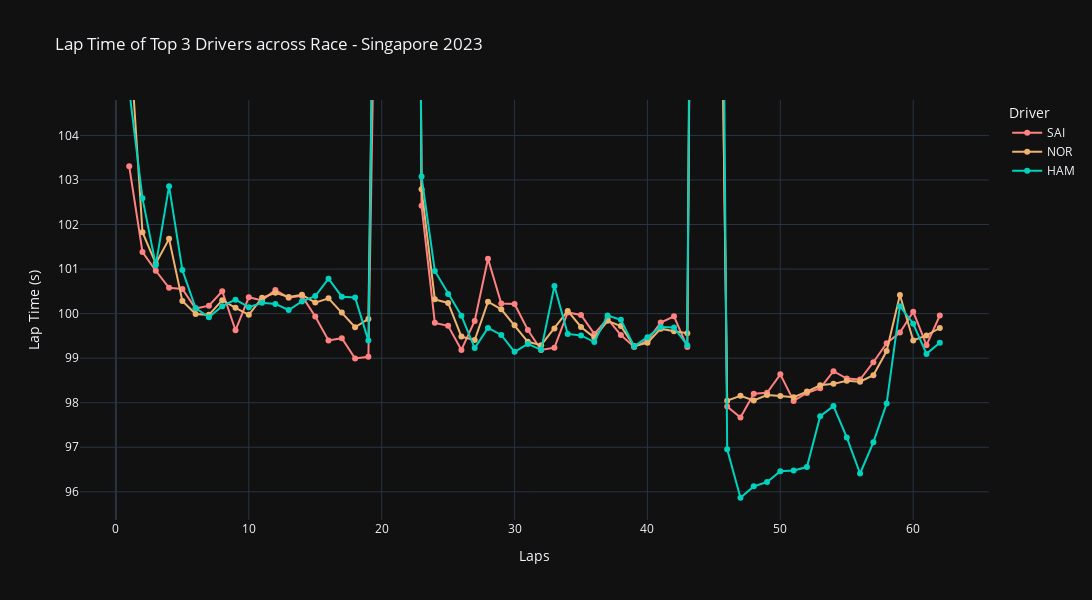

Notebook source saved alongside this figure:
### Code cell
color_discrete_map = {driver: color for driver, color in driver_color.items() if driver in df_top3['Driver'].unique()}

fig = px.line(df_top3, x='LapNumber', y='LapTime', color='Driver',
              title='Lap Time of Top 3 Drivers across Race - Singapore 2023',
              labels={'LapTime': 'Lap Time (s)', 'LapNumber': 'Laps', 'Driver': 'Driver'},
              color_discrete_map=color_discrete_map,
              template="plotly_dark",
              markers=True) # Adds markers to the line plot for each data point

fig.update_yaxes(range=[min(df_top3['LapTime'])-0.5, df_top3['LapTime'].median()+5])
fig.update_layout(width=2000, height=600)

fig.show()

### Figure 1 — Plotly figure (JSON) as saved in the notebook; plotly's stock layout.template omitted (floating-point values rounded to 4 significant figures)
{"data": [{"hovertemplate": "Driver=SAI<br>Laps=%{x}<br>Lap Time (s)=%{y}<extra></extra>", "legendgroup": "SAI", "line": {"color": "#ff8181", "dash": "solid"}, "marker": {"symbol": "circle"}, "mode": "lines+markers", "name": "SAI", "orientation": "v", "showlegend": true, "type": "scatter", "x": [62, 61, 60, 59, 58, 57, 56, 55, 54, 53, 52, 51, 50, 49, 48, 47, 46, 45, 44, 43, 42, 41, 40, 39, 38, 37, 36, 35, 34, 33, 32, 31, 30, 29, 28, 27, 26, 25, 24, 23, 22, 21, 20, 19, 18, 17, 16, 15, 14, 13, 12, 11, 10, 9, 8, 7, 6, 5, 4, 3, 2, 1], "xaxis": "x", "y": [99.96, 99.29, 100.0, 99.58, 99.34, 98.91, 98.52, 98.54, 98.71, 98.33, 98.22, 98.04, 98.64, 98.22, 98.2, 97.67, 97.91, 121.3, 138.6, 99.25, 99.94, 99.8, 99.39, 99.25, 99.52, 99.88, 99.54, 99.97, 100.0, 99.23, 99.18, 99.63, 100.2, 100.2, 101.2, 99.84, 99.19, 99.73, 99.79, 102.4, 150.8, 188.6, 116.8, 99.03, 98.99, 99.45, 99.4, 99.94, 100.4, 100.4, 100.5, 100.3, 100.4, 99.63, 100.5, 100.2, 100.1, 100.6, 100.6, 101.0, 101.4, 103.3], "yaxis": "y"}, {"hovertemplate": "Driver=NOR<br>Laps=%{x}<br>Lap Time (s)=%{y}<extra></extra>", "legendgroup": "NOR", "line": {"color": "#eeb370", "dash": "solid"}, "marker": {"symbol": "circle"}, "mode": "lines+markers", "name": "NOR", "orientation": "v", "showlegend": true, "type": "scatter", "x": [62, 61, 60, 59, 58, 57, 56, 55, 54, 53, 52, 51, 50, 49, 48, 47, 46, 45, 44, 43, 42, 41, 40, 39, 38, 37, 36, 35, 34, 33, 32, 31, 30, 29, 28, 27, 26, 25, 24, 23, 22, 21, 20, 19, 18, 17, 16, 15, 14, 13, 12, 11, 10, 9, 8, 7, 6, 5, 4, 3, 2, 1], "xaxis": "x", "y": [99.68, 99.51, 99.4, 100.4, 99.16, 98.62, 98.47, 98.49, 98.42, 98.39, 98.25, 98.12, 98.15, 98.17, 98.05, 98.16, 98.05, 120.7, 138.9, 99.56, 99.61, 99.66, 99.35, 99.27, 99.72, 99.84, 99.46, 99.7, 100.1, 99.66, 99.29, 99.37, 99.74, 100.1, 100.3, 99.41, 99.48, 100.2, 100.3, 102.8, 148.3, 181.3, 121.2, 99.88, 99.69, 100.0, 100.3, 100.2, 100.4, 100.4, 100.5, 100.4, 99.97, 100.1, 100.3, 99.97, 99.99, 100.3, 101.7, 101.1, 101.8, 106.4], "yaxis": "y"}, {"hovertemplate": "Driver=HAM<br>Laps=%{x}<br>Lap Time (s)=%{y}<extra></extra>", "legendgroup": "HAM", "line": {"color": "#00d2be", "dash": "solid"}, "marker": {"symbol": "circle"}, "mode": "lines+markers", "name": "HAM", "orientation": "v", "showlegend": true, "type": "scatter", "x": [62, 61, 60, 59, 58, 57, 56, 55, 54, 53, 52, 51, 50, 49, 48, 47, 46, 45, 44, 43, 42, 41, 40, 39, 38, 37, 36, 35, 34, 33, 32, 31, 30, 29, 28, 27, 26, 25, 24, 23, 22, 21, 20, 19, 18, 17, 16, 15, 14, 13, 12, 11, 10, 9, 8, 7, 6, 5, 4, 3, 2, 1], "xaxis": "x", "y": [99.35, 99.1, 99.77, 100.2, 97.98, 97.11, 96.41, 97.22, 97.92, 97.7, 96.56, 96.48, 96.46, 96.22, 96.12, 95.87, 96.95, 133.6, 145.7, 99.29, 99.69, 99.7, 99.47, 99.26, 99.86, 99.96, 99.36, 99.51, 99.55, 100.6, 99.19, 99.32, 99.14, 99.52, 99.68, 99.23, 99.95, 100.4, 101.0, 103.1, 146.2, 181.8, 121.8, 99.39, 100.4, 100.4, 100.8, 100.4, 100.3, 100.1, 100.2, 100.2, 100.1, 100.3, 100.2, 99.92, 100.1, 101.0, 102.9, 101.1, 102.6, 105.0], "yaxis": "y"}], "layout": {"height": 600, "legend": {"title": {"text": "Driver"}, "tracegroupgap": 0}, "title": {"text": "Lap Time of Top 3 Drivers across Race - Singapore 2023"}, "width": 2000, "xaxis": {"anchor": "y", "domain": [0, 1], "title": {"text": "Laps"}}, "yaxis": {"anchor": "x", "domain": [0, 1], "range": [95.37, 104.8], "title": {"text": "Lap Time (s)"}}}}
